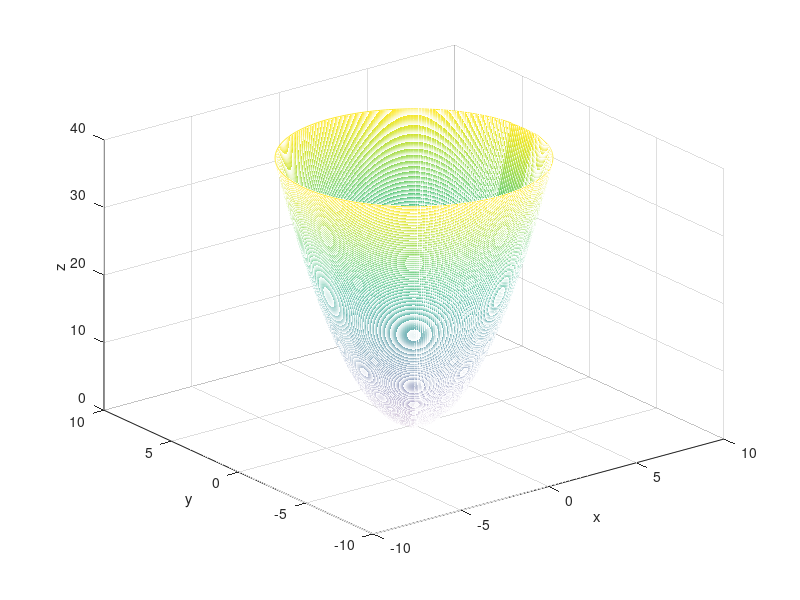

Here is the MATLAB script that generated this plot:
r=-2*pi:0.01:2*pi;
x1=(-3:0.02:3)';
x=r.*cos(x1);
y=r.*sin(x1);
z=(r.^2).*ones(size(x1));
figure
mesh(x,y,z);
xlabel('x');
ylabel('y');
zlabel('z');
